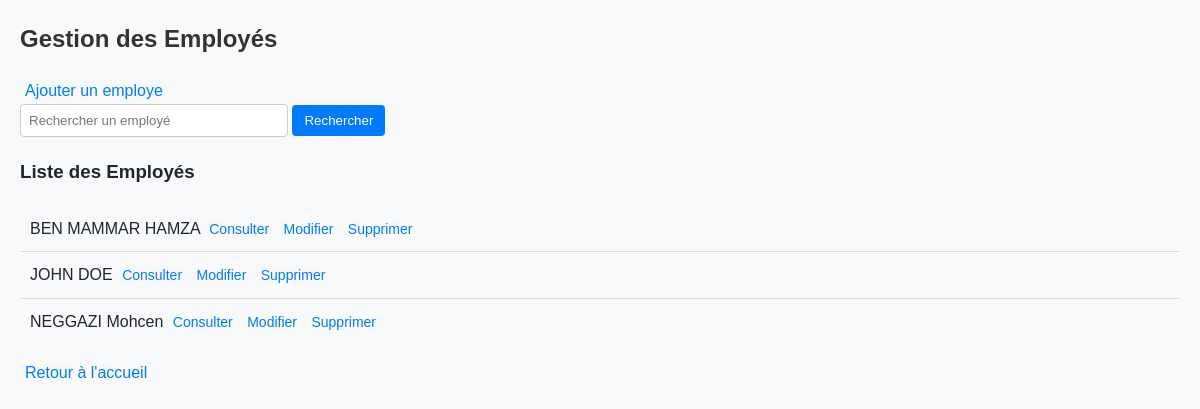
Page /employe/recherche/ on the committed database.
### app1/models.py (models this page shows, shortened)
class Employe(models.Model):
    HOMME = 'H'
    FEMME = 'F'
    SEXE_CHOICES = [
        (HOMME, 'Homme'),
        (FEMME, 'Femme'),
    ]
    nom = models.CharField(max_length=100, verbose_name="Nom")
    prenom = models.CharField(max_length=100, verbose_name="Prénom")
    date_naissance = models.DateField(verbose_name="Date de naissance")
    date_embauche = models.DateField(verbose_name="Date d'embauche")
    adresse = models.TextField(verbose_name="Adresse")
    service = models.ForeignKey(
        'Service',
        on_delete=models.SET_NULL,
        null=True,
        blank=True,
        verbose_name="Service"
    )
    competences = models.TextField(verbose_name="Compétences", blank=True)
    historique_professionnel = models.TextField(verbose_name="Historique professionnel", blank=True)
    sexe = models.CharField(
        max_length=1,
        choices=SEXE_CHOICES,
        verbose_name="Sexe",
        default=HOMME,  # Par défaut, l'employé est masculin
    )
    class Meta:
        verbose_name = "Employé"
        verbose_name_plural = "Employés"
        ordering = ['nom', 'prenom']  # Tri par nom puis prénom

### app1/views/employe_views.py (the view)
# urls.py: path('employe/recherche/', employe_views.rechercher_employe, name='rechercher_employe'),
def rechercher_employe(request):
    query = request.GET.get('q', '')
    if query:
        employees = Employe.objects.filter(nom__icontains=query)  # Filtrer par nom
    else:
        employees = Employe.objects.all()  # Récupérer tous les employés
    if request.method == 'POST':
        form = EmployeForm(request.POST)
        if form.is_valid():
            form.save()  # Enregistrer un nouvel employé
            return redirect('rechercher_employe')  # Rediriger vers la même page
    else:
        form = EmployeForm()
    context = {
        'employees': employees,
        'form': form,
        'query': query,
    }
    return render(request, 'employe_templates/rechercher_employe.html', context)

### app1/forms.py
class EmployeForm(forms.ModelForm):
    class Meta:
        model = Employe
        fields = "__all__"

### app1/templates/employe_templates/rechercher_employe.html (shortened to what this page needs)
{% block content %} {% load static %}
<!DOCTYPE html>
<html lang="en">
  <head>
    <link rel="stylesheet" href="{% static 'css/style.css' %}" />
  </head>
  <body>
    <h2>Gestion des Employés</h2>
    <link rel="stylesheet" href="{% static 'css/style.css' %}" />
    <a href="{% url 'insert_employe' %}" class="btn">Ajouter un employe</a>
    <form method="GET" action="{% url 'rechercher_employe' %}">
      <input
        type="text"
        name="q"
        placeholder="Rechercher un employé"
        value="{{ query }}"
      />
      <button type="submit">Rechercher</button>
    </form>
    <h3>Liste des Employés</h3>
    <ul>
      {% for employe in employees %}
      <li>
        {{ employe.nom }} {{ employe.prenom }}
        <a href="{% url 'consult_employe' employe.id %}">Consulter</a>
        <a href="{% url 'modifie_employe' employe.id %}">Modifier</a>
        <a href="{% url 'supprime_employe' employe.id %}">Supprimer</a>
      </li>
      {% empty %}
      <li>Aucun employé trouvé.</li>
      {% endfor %}
    </ul>
    {% endblock %}
    <div>
      <a href="{% url 'accueil' %}">Retour à l'accueil</a>
    </div>
  </body>
</html>

### app1/static/css/style.css (style rules this page uses)
body { font-family: Arial, sans-serif; margin: 0; padding: 0; background-color: #f8f9fa; color: #212529; }
body { font-family: Arial, sans-serif; margin: 20px; line-height: 1.6; }
h2 { color: #333; margin-bottom: 20px; }
a { color: #007BFF; text-decoration: none; margin: 0 5px; }
form { margin-bottom: 20px; }
form input[type="text"] { padding: 8px; width: 250px; border: 1px solid #ccc; border-radius: 4px; }
form button { padding: 8px 12px; background-color: #007BFF; color: white; border: none; border-radius: 4px; cursor: pointer; }
ul { list-style-type: none; padding: 0; }
ul li { padding: 10px; border-bottom: 1px solid #ddd; }
ul li:last-child { border-bottom: none; }
ul li a { font-size: 14px; }

### rows in the picture
Employe: nom "BEN MAMMAR", prenom "HAMZA"
Employe: nom "JOHN", prenom "DOE"
Employe: nom "NEGGAZI", prenom "Mohcen"
